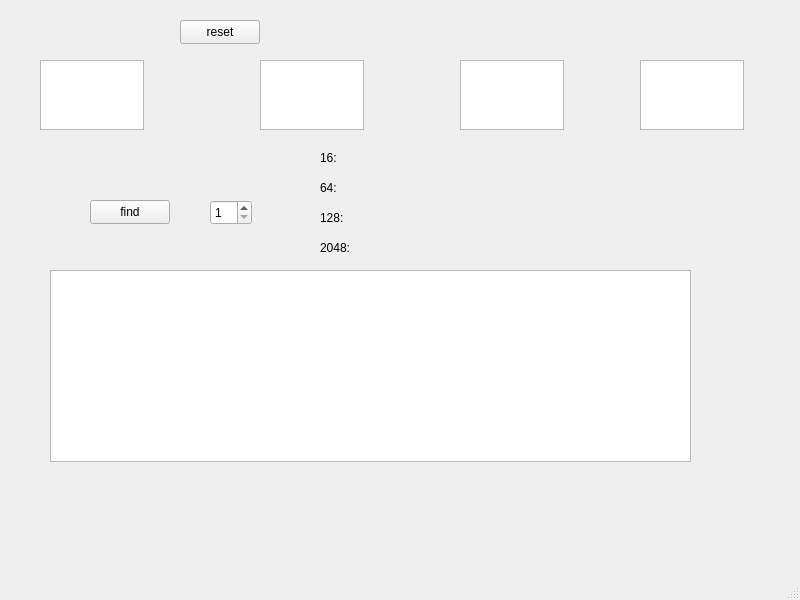
<?xml version="1.0" encoding="UTF-8"?>
<ui version="4.0">
 <class>MainWindow</class>
 <widget class="QMainWindow" name="MainWindow">
  <property name="geometry">
   <rect>
    <x>0</x>
    <y>0</y>
    <width>800</width>
    <height>600</height>
   </rect>
  </property>
  <property name="windowTitle">
   <string>MainWindow</string>
  </property>
  <widget class="QWidget" name="centralwidget">
   <widget class="QTextEdit" name="textEdit_16">
    <property name="geometry">
     <rect>
      <x>40</x>
      <y>60</y>
      <width>104</width>
      <height>70</height>
     </rect>
    </property>
    <property name="readOnly">
     <bool>true</bool>
    </property>
   </widget>
   <widget class="QTextEdit" name="textEdit_64">
    <property name="geometry">
     <rect>
      <x>260</x>
      <y>60</y>
      <width>104</width>
      <height>70</height>
     </rect>
    </property>
    <property name="readOnly">
     <bool>true</bool>
    </property>
   </widget>
   <widget class="QTextEdit" name="textEdit_128">
    <property name="geometry">
     <rect>
      <x>460</x>
      <y>60</y>
      <width>104</width>
      <height>70</height>
     </rect>
    </property>
    <property name="readOnly">
     <bool>true</bool>
    </property>
   </widget>
   <widget class="QTextEdit" name="textEdit_2048">
    <property name="geometry">
     <rect>
      <x>640</x>
      <y>60</y>
      <width>104</width>
      <height>70</height>
     </rect>
    </property>
    <property name="readOnly">
     <bool>true</bool>
    </property>
   </widget>
   <widget class="QSpinBox" name="spinBox">
    <property name="geometry">
     <rect>
      <x>210</x>
      <y>200</y>
      <width>42</width>
      <height>25</height>
     </rect>
    </property>
    <property name="minimum">
     <number>1</number>
    </property>
    <property name="maximum">
     <number>2048</number>
    </property>
   </widget>
   <widget class="QLabel" name="label">
    <property name="geometry">
     <rect>
      <x>320</x>
      <y>150</y>
      <width>49</width>
      <height>16</height>
     </rect>
    </property>
    <property name="text">
     <string>16:</string>
    </property>
   </widget>
   <widget class="QGraphicsView" name="graphicsView">
    <property name="geometry">
     <rect>
      <x>50</x>
      <y>270</y>
      <width>641</width>
      <height>192</height>
     </rect>
    </property>
   </widget>
   <widget class="QPushButton" name="pushButton">
    <property name="geometry">
     <rect>
      <x>90</x>
      <y>200</y>
      <width>80</width>
      <height>24</height>
     </rect>
    </property>
    <property name="text">
     <string>find</string>
    </property>
   </widget>
   <widget class="QLabel" name="label_2">
    <property name="geometry">
     <rect>
      <x>320</x>
      <y>180</y>
      <width>49</width>
      <height>16</height>
     </rect>
    </property>
    <property name="text">
     <string>64:</string>
    </property>
   </widget>
   <widget class="QLabel" name="label_3">
    <property name="geometry">
     <rect>
      <x>320</x>
      <y>210</y>
      <width>49</width>
      <height>16</height>
     </rect>
    </property>
    <property name="text">
     <string>128:</string>
    </property>
   </widget>
   <widget class="QLabel" name="label_4">
    <property name="geometry">
     <rect>
      <x>320</x>
      <y>240</y>
      <width>49</width>
      <height>16</height>
     </rect>
    </property>
    <property name="text">
     <string>2048:</string>
    </property>
   </widget>
   <widget class="QLabel" name="label_16">
    <property name="geometry">
     <rect>
      <x>400</x>
      <y>150</y>
      <width>321</width>
      <height>16</height>
     </rect>
    </property>
    <property name="text">
     <string/>
    </property>
   </widget>
   <widget class="QLabel" name="label_64">
    <property name="geometry">
     <rect>
      <x>400</x>
      <y>180</y>
      <width>291</width>
      <height>16</height>
     </rect>
    </property>
    <property name="text">
     <string/>
    </property>
   </widget>
   <widget class="QLabel" name="label_128">
    <property name="geometry">
     <rect>
      <x>400</x>
      <y>210</y>
      <width>291</width>
      <height>16</height>
     </rect>
    </property>
    <property name="text">
     <string/>
    </property>
   </widget>
   <widget class="QLabel" name="label_2048">
    <property name="geometry">
     <rect>
      <x>400</x>
      <y>240</y>
      <width>281</width>
      <height>16</height>
     </rect>
    </property>
    <property name="text">
     <string/>
    </property>
   </widget>
   <widget class="QPushButton" name="pushButton_2">
    <property name="geometry">
     <rect>
      <x>180</x>
      <y>20</y>
      <width>80</width>
      <height>24</height>
     </rect>
    </property>
    <property name="text">
     <string>reset</string>
    </property>
   </widget>
  </widget>
  <widget class="QMenuBar" name="menubar">
   <property name="geometry">
    <rect>
     <x>0</x>
     <y>0</y>
     <width>800</width>
     <height>21</height>
    </rect>
   </property>
  </widget>
  <widget class="QStatusBar" name="statusbar"/>
 </widget>
 <resources/>
 <connections/>
</ui>
